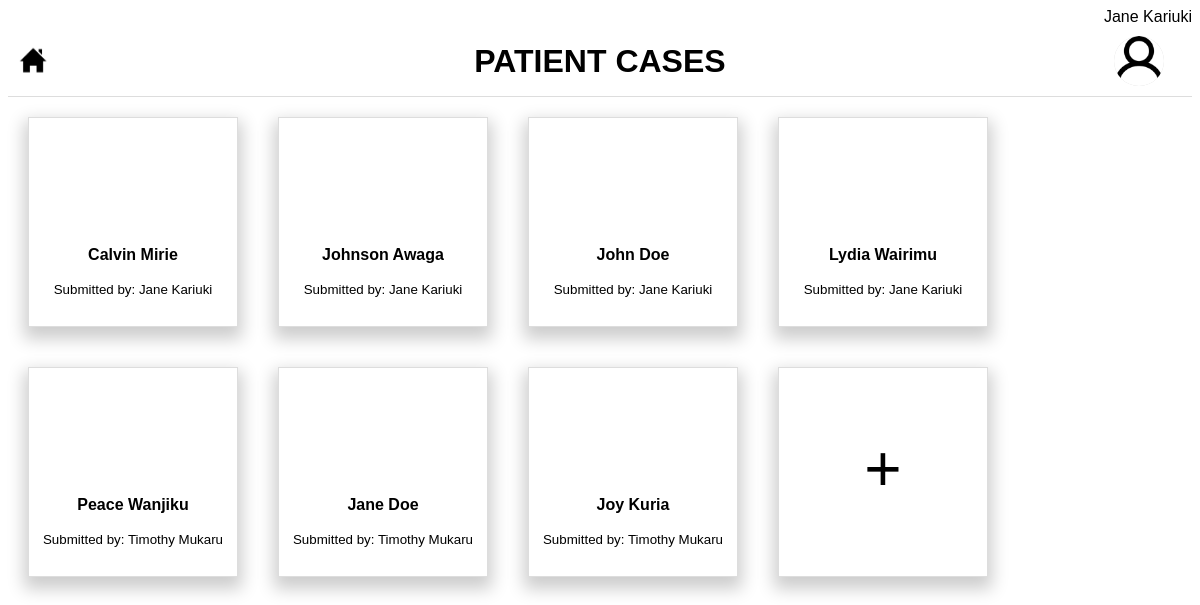
Screenshot of / (signed in) with the database file from the repository.
### app/models.py (models this page shows)
class User(UserMixin, db.Model):
    id = db.Column(db.Integer, primary_key=True)
    name = db.Column(db.String(50))
    gender = db.Column(db.String(10))
    email = db.Column(db.String(120), unique=True)
    password = db.Column(db.String(80))
    cases = db.relationship('Case', backref='user', lazy=True)
    results = db.relationship('Result', backref='case', lazy=True)

class Case(db.Model):
    caseid = db.Column(db.Integer, primary_key=True)
    case_name = db.Column(db.String(120))
    notes = db.Column(db.String(500))
    file_path = db.Column(db.String(120))
    note = db.relationship('Note', backref='result', lazy=True)
    submitted_by = db.Column(db.Integer, db.ForeignKey('user.id'), nullable=False)

### app/routes.py (the view)
@app.route('/', methods=['GET', 'POST'])
@login_required
def home():
    cases = Case.query.all()
    return render_template('index.html', name=session['name'], cases=cases)

### app/models.py (called while the page is built)
@login_manager.user_loader
def load_user(user_id):
    return User.query.get(int(user_id))

### app/templates/index.html (shortened to what this page needs)
<!DOCTYPE html>
<html lang="en">
<head>
    <link rel="stylesheet" href="../static/css/style.css">
</head>
<body>
<div class="name">
    <p>{{ session['name'] }}</p>
</div>
<div class="header">
    <a href="/" class="menu-icon">
        <img src="../static/icons/home_icon.png" alt="home_icon" style="width: inherit;">
    </a>
    <h1>PATIENT CASES</h1>
    <div class="dropdown">
        <div class="profile-pic dropbtn">
            <img src="../static/icons/profile.png" alt="Profile_image" style="width: inherit; border-radius: 50%;">
        </div>
    </div>
</div>
<div class="cases">
    {% for case in cases %}
        <a href="{{ url_for('results', caseid=case.caseid) }}">
            <div class="case">
                <div class="details">
                    <ul class="ul">
                        <li><strong>{{ case.case_name }}</strong></li>
                        <li><small>Submitted by: {{case.user.name}}</small></li>
                    </ul>
                </div>
            </div>
        </a>
    {% endfor %}
    <a href="/upload">
        <div class="case">
            <p class="add-case">+</p>
        </div>
    </a>
</div>
</body>
</html>

### app/static/css/style.css (style rules this page uses)
body { font-family: Arial, sans-serif; }
a { color: black; text-decoration: none; }
li { list-style: none; padding: 8px; }
.ul { margin: 120px 0 0px 0px; padding: 0px; }
.name p { margin: 0; display: flex; justify-content: flex-end; }
.header { display: flex; justify-content: space-between; align-items: center; padding: 10px; border-bottom: 1px solid #ddd; }
.header h1 { position: absolute; left: 50%; transform: translateX(-50%); }
.profile-pic { border-radius: 50%; width: 50px; height: 50px; margin: 0 18px; background-color: lightgrey; cursor: pointer; }
.dropdown { position: relative; display: inline-block; }
.cases { display: flex; flex-wrap: wrap; }
.case { border: 1px solid #ddd; margin: 20px; width: 13em; height: 13em; text-align: center; box-shadow: 0px 8px 16px 4px rgba(0,0,0,0.2); }
.add-case { font-size: 4em; }
.menu-icon { width: 30px; height: 30px; cursor: pointer; background-color: lightgrey; }

### rows the page displays
User: name "Jane Kariuki"
Case: case_name "Calvin Mirie", user.name "Jane Kariuki"
Case: case_name "Johnson Awaga", user.name "Jane Kariuki"
Case: case_name "John Doe", user.name "Jane Kariuki"
Case: case_name "Lydia Wairimu", user.name "Jane Kariuki"
Case: case_name "Peace Wanjiku", user.name "Timothy Mukaru"
Case: case_name "Jane Doe", user.name "Timothy Mukaru"
Case: case_name "Joy Kuria", user.name "Timothy Mukaru"
